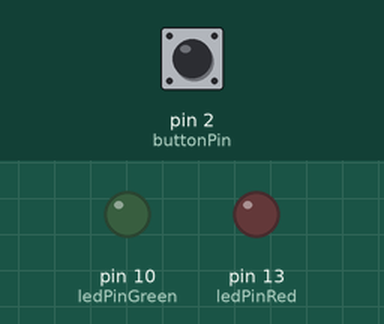
Bench run of a sketch on a simulated Arduino Uno, built with avr-gcc and run on an emulated ATmega328P. Shown: output pins drawn as LEDs (lit = HIGH). The test bench sets the inputs (shaded band); at power-on: pin 2 (buttonPin) LOW. What the sketch prints to the serial monitor is not drawn.

Above: at 1.2 s.
1.3 s: pin 2 (buttonPin) pulled HIGH for 0.15 s
At 1.47 s:
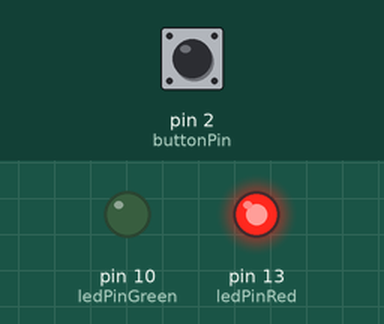
3.0 s: pin 2 (buttonPin) pulled HIGH for 1 s
At 4.02 s:
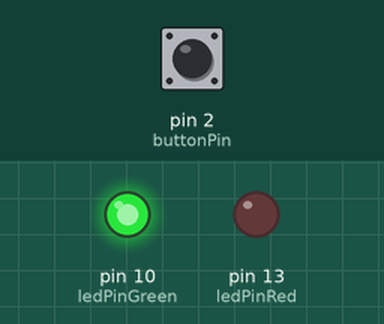
5.5 s: pin 2 (buttonPin) pulled HIGH for 3.2 s
At 9.0 s:
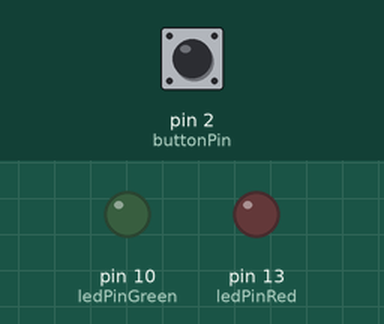
Timing chart, 0 to 10.5 s (numbered marks = the images above; inputs shaded):
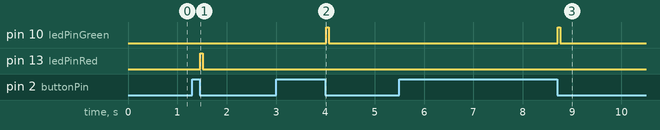

Measured:
- after the input at 1.3 s, pin 13 (ledPinRed): LOW → HIGH after 0.16 s, → LOW 0.05 s later
- after the input at 3.0 s, pin 10 (ledPinGreen): LOW → HIGH after 1.0 s, → LOW 0.05 s later
- after the input at 5.5 s, pin 10 (ledPinGreen): LOW → HIGH after 3.2 s, → LOW 0.05 s later

The sketch:

morsekode.ino
```cpp
const int buttonPin = 2;
const int ledPinRed = 13;
const int ledPinGreen = 10;

//variables will change
int buttonState = 0;
int lastButtonState = 0;
int startPress = 0;
int endPress = 0;
int pause = 0;
int timePressed = 0;
int message = 0;
int T = 500;

void setup() {
  Serial.begin(9600);
  pinMode(ledPinRed,OUTPUT);
  pinMode(ledPinGreen, OUTPUT);
  pinMode(buttonPin,INPUT);

}

void updateState() {
  if(buttonState == HIGH) {
    startPress = millis();
    pause = startPress - endPress;

    if(pause <= T) {
      message = 2;
    }

    else if(pause < 4*T) {
      message = 3;
    }

    else if(pause > 7*T) {
      message = 4;
    }
  }
  else {

    endPress = millis();
    timePressed = endPress - startPress;

    //dot
    if(timePressed < T) {
      digitalWrite(ledPinRed, HIGH);
      delay(50);
      digitalWrite(ledPinRed, LOW);
      message = 0;
    }
    //dash
    else if(timePressed >= T) {
      digitalWrite(ledPinGreen, HIGH);
      delay(50);
      digitalWrite(ledPinGreen, LOW);
      message = 1;
    }

  }
  Serial.print(message);
}

void loop() {
  buttonState = digitalRead(buttonPin);

  if(buttonState != lastButtonState) {
    updateState();

  }

  delay(20);

  digitalWrite(ledPinRed, LOW);
  digitalWrite(ledPinGreen, LOW);

  lastButtonState = buttonState;


}
```
